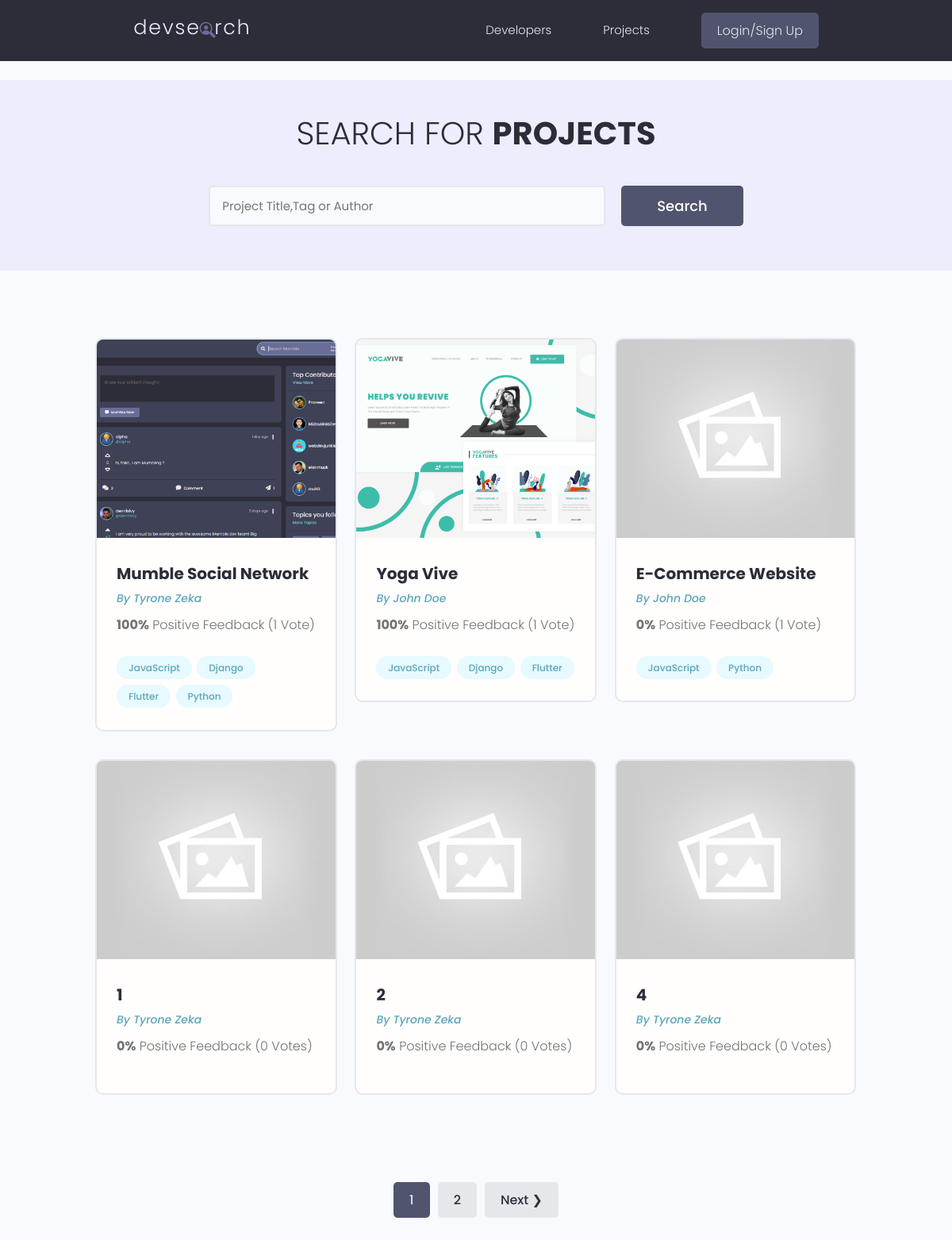
The page /projects/ on the database as committed earlier.
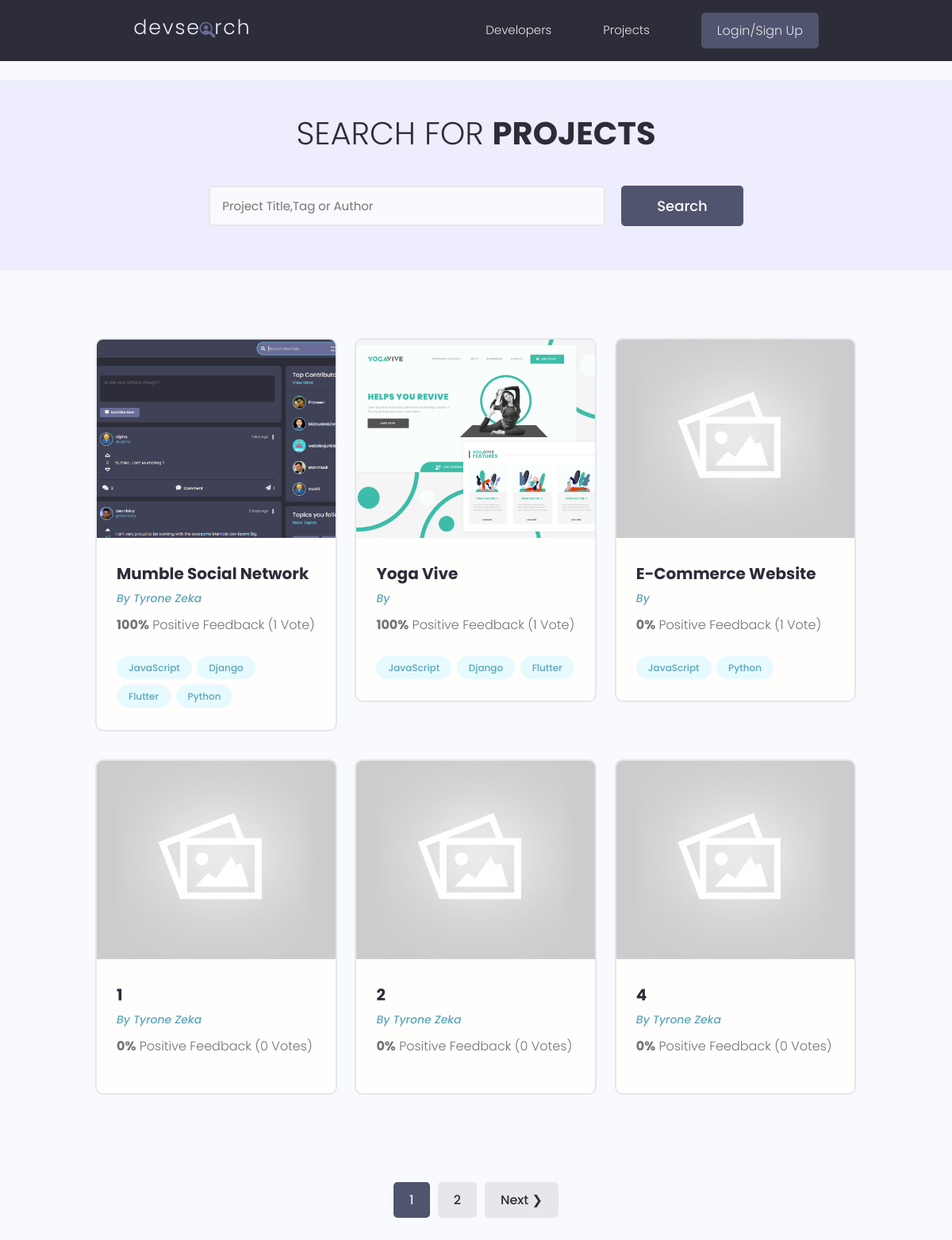
The same page on the database as committed later.
### projects/models.py (models this page shows, shortened)
class Project(models.Model):
    owner = models.ForeignKey(Profile,null = True, blank = True, on_delete = models.SET_NULL)
    title = models.CharField(max_length=200)
    description = models.TextField(null=True, blank=True) # blank is for making a post request/form upload and null for database
    featured_image = models.ImageField(null=True, blank =True, default="default.jpg")
    demo_link = models.CharField(max_length=2000, null = True, blank=True)
    source_link = models.CharField(max_length=2000, null= True, blank = True)
    tags = models.ManyToManyField('Tag', blank=True)
    vote_total = models.IntegerField(default=0, null=True, blank=True)
    vote_ratio = models.IntegerField(default=0, null=True, blank=True)
    created = models.DateTimeField(auto_now_add=True)
    id = models.UUIDField(default=uuid.uuid4,unique=True, primary_key=True, editable=False)
    class Meta:
        ordering = ['-vote_ratio','-vote_total','title']

### users/models.py (models this page shows, shortened)
class Profile(models.Model):
    user = models.OneToOneField(User, on_delete = models.CASCADE, null = True, blank = True)
    name = models.CharField(max_length=200,blank=True,null=True)
    email = models.EmailField(max_length = 500, blank =True, null = True)
    username = models.CharField(max_length=200,null=True,blank=True)
    location = models.CharField(max_length=200,null=True,blank=True)
    short_intro = models.CharField(max_length=200,null=True,blank=True)
    bio = models.TextField(blank=True,null=True)
    profile_picture = models.ImageField(null = True,blank = True, upload_to = 'profiles/', default = 'profiles/user-default.png')
    social_github = models.CharField(max_length=200,blank=True,null=True)
    social_twitter = models.CharField(max_length=200,blank=True,null=True)
    social_linkedin = models.CharField(max_length=200,blank=True,null=True)
    social_website = models.CharField(max_length=200,blank=True,null=True)
    created = models.DateTimeField(auto_now_add = True )
    id = models.UUIDField(default=uuid.uuid4,unique=True, primary_key=True, editable=False)

### projects/views.py (the view)
# urls.py: path('projects/', include('projects.urls')),
def projects(request):
    projects,search_query = searchProjects(request)
    custom_range,projects = paginateProjects(request,projects,6)
    context = {'projects': projects,'search_query':search_query,'custom_range':custom_range}
    return render(request, 'projects/projects.html', context)

### projects/models.py (called while the page is built)
    def __str__(self) -> str:
        return self.name

### projects/utils.py (called while the page is built)
def searchProjects(request):
    search_query = ''
    if request.GET.get('query'):
        search_query = request.GET.get('query')
    tags = Tag.objects.filter(name__icontains=search_query)
    projects = Project.objects.distinct().filter(
        Q(title__icontains=search_query) |
        Q(owner__name__icontains=search_query) |
        Q(tags__in = tags)
    )
    return projects, search_query

def paginateProjects(request,projects,results):
    page = request.GET.get('page')
    paginator = Paginator(projects,results)
    try:
        projects = paginator.page(page)
    except PageNotAnInteger:
        page = 1
        projects = paginator.page(page)
    except EmptyPage:
        page = paginator.num_pages
        projects = paginator.page(page)
    leftIndex = (int(page) - 4)
    if leftIndex < 1:
        leftIndex = 1
    rightIndex = (int(page)+5)
    if rightIndex > paginator.num_pages:
        rightIndex = paginator.num_pages + 1
    custom_range = range(leftIndex,rightIndex)
    return custom_range,projects

### projects/templates/projects/projects.html (shortened to what this page needs)
{% extends 'main.html' %}
{% block content %}
 <main class="projects">
   <section class="hero-section text-center">
     <div class="container container--narrow">
       <div class="hero-section__box">
         <h2>Search for <span>Projects</span></h2>
       </div>
       <div class="hero-section__search">
         <form class="form" id="searchForm" action="{% url 'projects' %}" method="get">
           <div class="form__field">
             <input class="input input--text" id="formInput#search" type="text" name="query" value="{{search_query}}"
               placeholder="Project Title,Tag or Author" />
           </div>
           <input class="btn btn--sub btn--lg" type="submit" value="Search" />
         </form>
       </div>
     </div>
   </section>
   <section class="projectsList">
     <div class="container">
       <div class="grid grid--three">
      {% for project in projects %}
         <div class="column">
           <div class="card project">
             <a href="{% url 'project' project.id %}" class="project">
               <img class="project__thumbnail" src="{{project.featured_image.url}}" alt="project thumbnail" />
               <div class="card__body">
                 <h3 class="project__title">{{project.title}}</h3>
                 <p><a class="project__author" href="{% url 'user-profile' project.owner.id %}">By {{project.owner.name}}</a></p>
                 <p class="project--rating">
                   <span style="font-weight: bold;">{{project.vote_ratio}}%</span> Positive
                   Feedback ({{project.vote_total}} Vote{{project.vote_total| pluralize:"s"}})
                 </p>
                 <div class="project__tags">
                  {% for tag in project.tags.all %}
                   <span class="tag tag--pill tag--main">
                     <small>{{tag}}</small>
                   </span>
                   {% endfor %}
                 </div>
               </div>
             </a>
           </div>
         </div>
      {% endfor %}
       </div>
     </div>
   </section>
   {% include 'pagination.html' with queryset=projects custom_range=custom_range %}
 </main>
{% endblock content %}

Rows that differ between the two databases and show on the page:
changed Project "Yoga Vive": owner.name "John Doe" → (not shown)
changed Project "E-Commerce Website": owner.name "John Doe" → (not shown)
